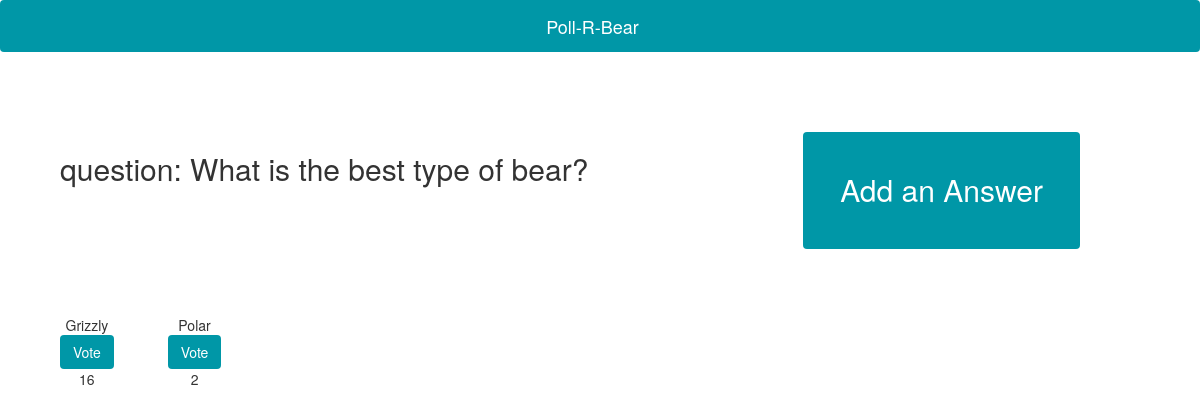
/question/1, run on an earlier commit of the app's database.
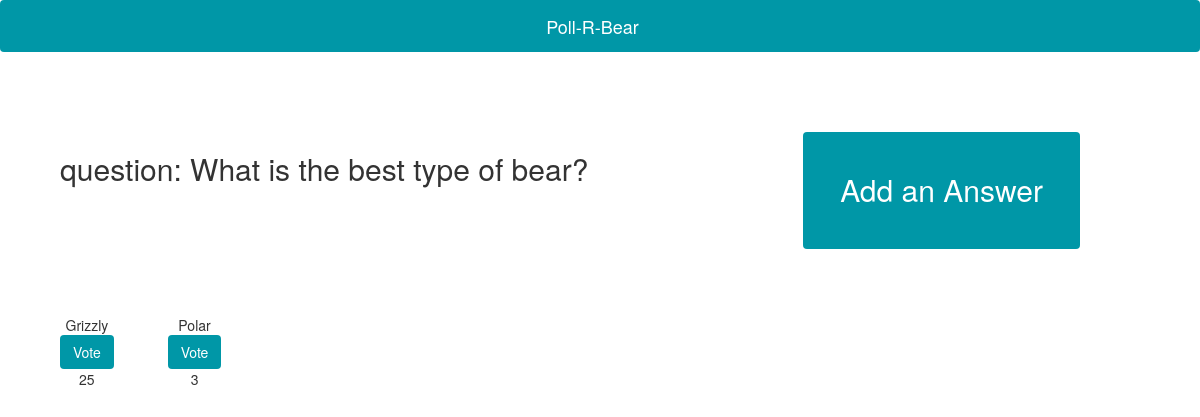
And on a later commit of the database.
### Poll_R_Bear/models.py (models this page shows, shortened)
class Answer(models.Model):
	question = models.ForeignKey(Question, on_delete=models.CASCADE)
	text = models.CharField(max_length=200)
	upvotes = models.IntegerField(default=0)

### Poll_R_Bear/views.py (the view)
# urls.py: url(r'^question/(?P<question_id>[0-9]+)$', bear_views.question, name="question"),
def question(request, question_id):
	question = Question.objects.get(id=question_id)
	answers = Answer.objects.filter(question=question).order_by('-upvotes')
	context = {'question': question,
				'answers': answers }
	return render(request, 'question.html', context)

### Poll_R_Bear/models.py (called while the page is built)
	def __str__(self):
		return 'question: %s' % (self.text)

### Poll_R_Bear/Templates/question.html (shortened to what this page needs)
<html>
<head>
	{% load static %}
	<link rel="stylesheet" href="https://maxcdn.bootstrapcdn.com/bootstrap/3.3.7/css/bootstrap.min.css"/>
	<link rel="stylesheet" type="text/css" href="{% static 'style.css' %}"/>
</head>
<body>
	<nav class="navbar navbar-fixed">
		<div class="container-fluid">
			<div class="navbar-header">
				<div class="navbar-brand" href="#">Poll-R-Bear
				</div>
			</div>
		</div>
	</nav>
	<h2 class="question-title">
		{{ question }}
	</h2>
	<button type="button" class="btn btn-bear btn-fancy">
		Add an Answer
	</button>
	<div class="answer-wrapper">
		{% for answer in answers %}
		<div class="answer">
			<p>{{answer.text}}</p>
			<button class="btn btn-bear" onclick="upvote({{answer.id}})">Vote</button>
			<p id="{{answer.id}}">{{answer.upvotes}}</p>
		</div>
    	{% endfor %}
	</div>
</body>
</html>

What changed in the data, as far as the page shows it:
changed Answer "Grizzly": upvotes "16" → "25"
changed Answer "Polar": upvotes "2" → "3"
